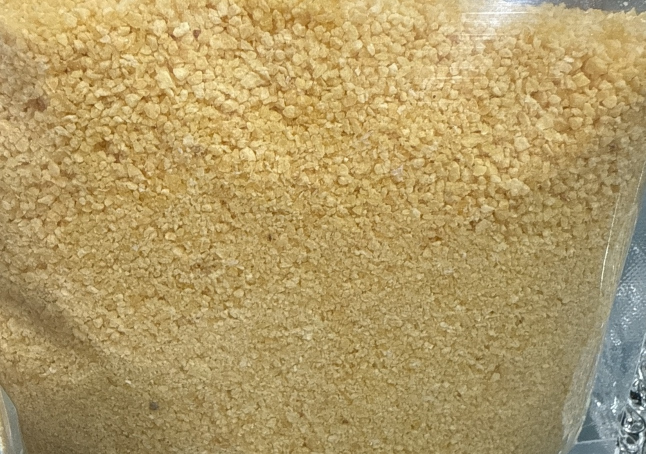
#> input picture assets/source/grao-mistos-milho.jpg, 1291 x 908 px, found by its file name (shown at 1/2 size)
$ python gerar-torroes.py
#> lines starting #> are read from the running program, lines starting #| are printed output that depends on the picture; after the words box and inside, x2 and y2 are one past the last pixel; in counts of white or black regions, pixels touching at a corner belong together
# Torrão FELUX: bola irregular com textura do grão real de milho, luz de estúdio e fundo claro.
from PIL import Image, ImageFilter, ImageEnhance
import numpy as np
from scipy import ndimage as ndi
TEX=Image.open('/home/user/felux-site/assets/source/grao-mistos-milho.jpg').convert('RGB')
#> TEX is the input picture: PIL image 1291x908 RGB; mean R, G, B 177.9, 155.4, 103.1
def make(name, seed, scale, rough, out):
#> called with name = 'finos', seed = 3, scale = 0.55, rough = 0.35
    rs=np.random.RandomState(seed)
    W,H=1200,675; S=2; w,h=W*S,H*S
    cx,cy,R=w*0.5,h*0.50,h*0.30
    Y,X=np.mgrid[0:h,0:w].astype(float)
    dx,dy=(X-cx)/R,(Y-cy)/R
    ang=np.arctan2(dy,dx); r=np.hypot(dx,dy)
    # contorno irregular (grumos)
    edge=np.ones_like(ang)
    for k,a in [(3,.035),(5,.03),(9,.022),(17,.016),(31,.012)]:
        edge+=a*rough*np.sin(k*ang+rs.uniform(0,6.3))
    nz=ndi.gaussian_filter(rs.rand(h//6,w//6),1.2); nz=(np.asarray(Image.fromarray((nz*255).astype(np.uint8)).resize((w,h),Image.BICUBIC))/255.-.5)
    edge+=nz*.06*rough
    inside=r<edge
    # esfera: normal e profundidade
    rr=np.clip(r/edge,0,1); z=np.sqrt(np.clip(1-rr**2,0,1))
    # textura do grão mapeada na esfera (distorção esférica)
    t=TEX.resize((int(TEX.width*scale),int(TEX.height*scale)),Image.LANCZOS)
    t=ImageEnhance.Color(t).enhance(1.25)
    ta=np.asarray(t).astype(float)
    k=1/(0.75+0.25*z)
    u=(dx*k*0.40+0.5)*(ta.shape[1]-1); v=(dy*k*0.40+0.5)*(ta.shape[0]-1)
    col=np.stack([ndi.map_coordinates(ta[...,c],[v,u],order=1,mode='mirror') for c in range(3)],-1)
    # cor mais amarela (milho)
    lumc=col.mean(2,keepdims=True); col=0.45*col+0.55*lumc  # menos saturado
    cream=np.array([246,218,148.]); col=cream*(0.92+(lumc-lumc.mean())/255*1.1)
    col=np.clip(col,0,255)
    # iluminação de cima à esquerda + oclusão nas bordas
    L=np.array([-.45,-.62,.64]); L/=np.linalg.norm(L)
    nxn=dx/np.maximum(edge,1e-6); nyn=dy/np.maximum(edge,1e-6)
    lam=np.clip(nxn*L[0]+nyn*L[1]+z*L[2],0,1)
    shade=0.74+0.36*lam
    shade*=0.82+0.18*z**0.5
    # detalhe de grumos (altura da textura vira relevo)
    lum=col.mean(2); rel=lum-ndi.gaussian_filter(lum,6)
    shade=shade*(1+rel/255*1.0)
    col=np.clip(col*shade[...,None],0,255)
    # fundo: cinza claro com leve gradiente
    bg=np.stack([np.full((h,w),float(v)) for v in (226,226,222)],-1)
    bg*= (1.04-0.10*(Y/h))[...,None]
    # sombra de contato
    sh=np.exp(-(((X-cx-R*0.08)/(R*1.05))**2+((Y-(cy+R*0.95))/(R*0.16))**2)*1.6)
    bg*=(1-0.45*sh)[...,None]
    m=ndi.gaussian_filter(inside.astype(float),1.2)[...,None]
    img=bg*(1-m)+col*m
    out_img=Image.fromarray(img.clip(0,255).astype(np.uint8)).resize((W,H),Image.LANCZOS).filter(ImageFilter.UnsharpMask(1.5,60,2))
    out_img.save(out,quality=88)
    return out_img
O='/home/user/felux-site/assets/scenes/'
ims=[make('finos',3,0.55,0.35,O+'torrao-finos.webp'),make('medios',7,0.9,0.6,O+'torrao-medios.webp'),make('mistos',11,0.75,1.0,O+'torrao-mistos.webp')]
#> call 2 of make, with name = 'medios', seed = 7, scale = 0.9, rough = 0.6
#> after the loop in make (call 2), `for k,a in [(3,.035),(5,.03),(9,.022),(17,.016),(31,.012)]:`:
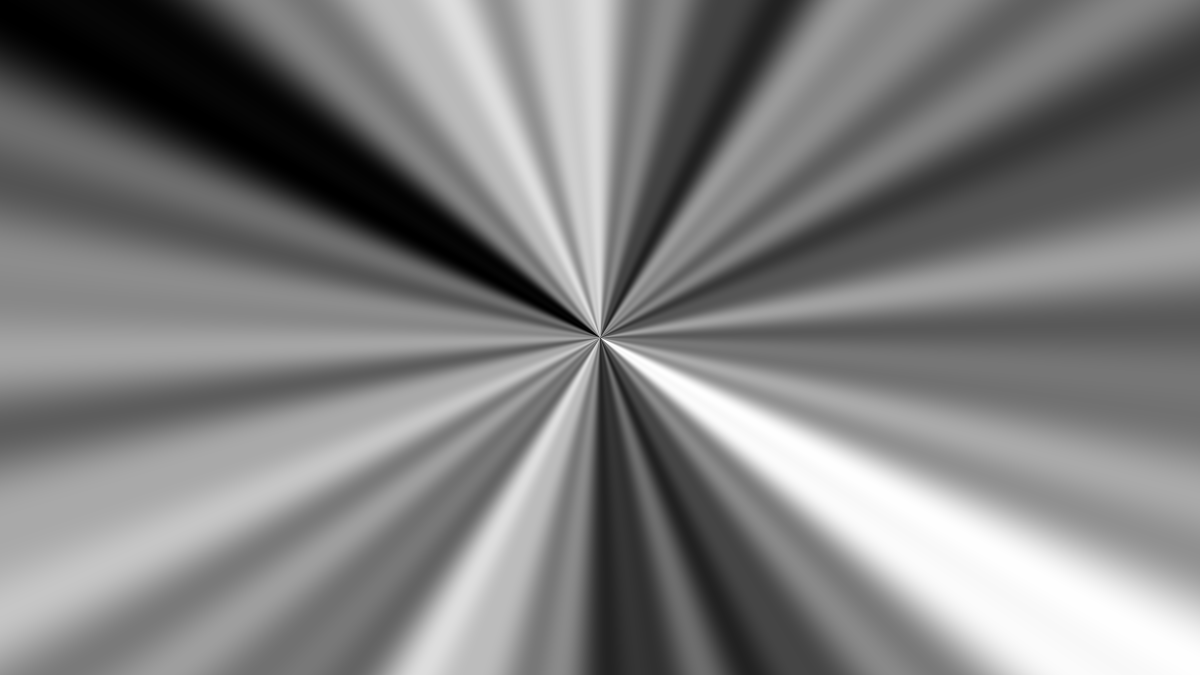
#> edge: shape (1350, 2400) float64 (shown at 1/2 size); min 0.947, max 1.05, mean 1; drawn with min black and max white
#> in make (call 2), `inside=r<edge`:
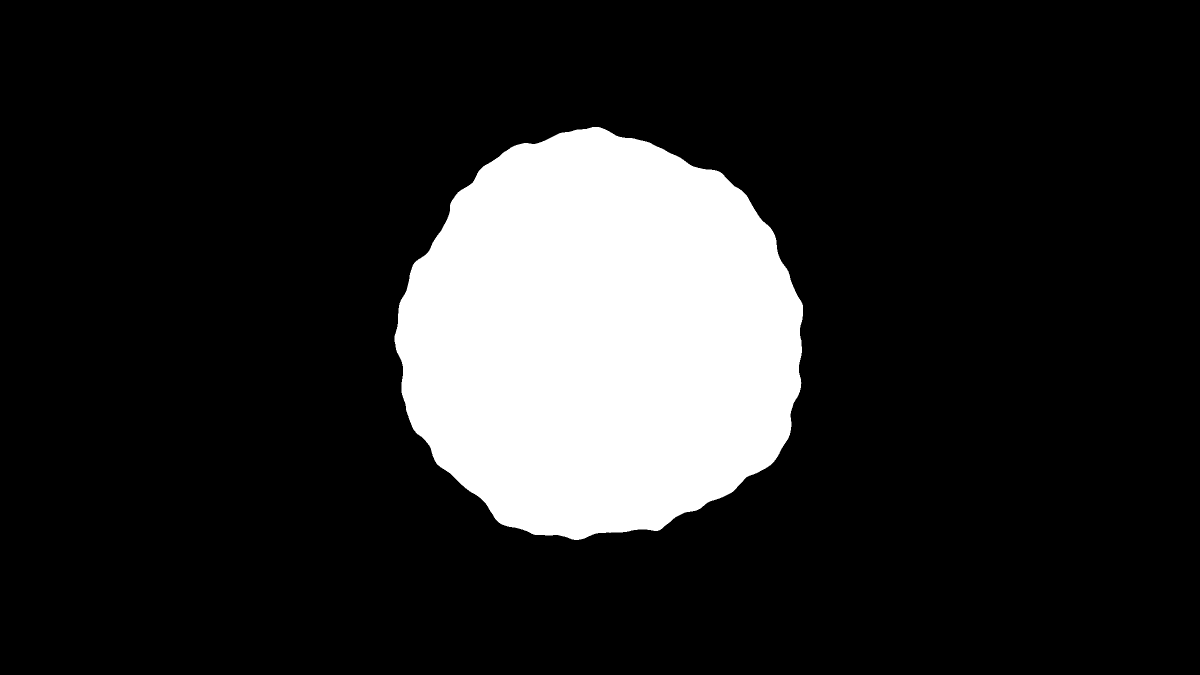
#> inside: shape (1350, 2400) bool (shown at 1/2 size); 15.9% white; 1 white region, box (x1, y1, x2, y2) and area: (789, 254, 1606, 1080) 515726
#> in make (call 2), `u = (dx * k * 0.4 + 0.5) * (ta.shape[1] - 1)`:
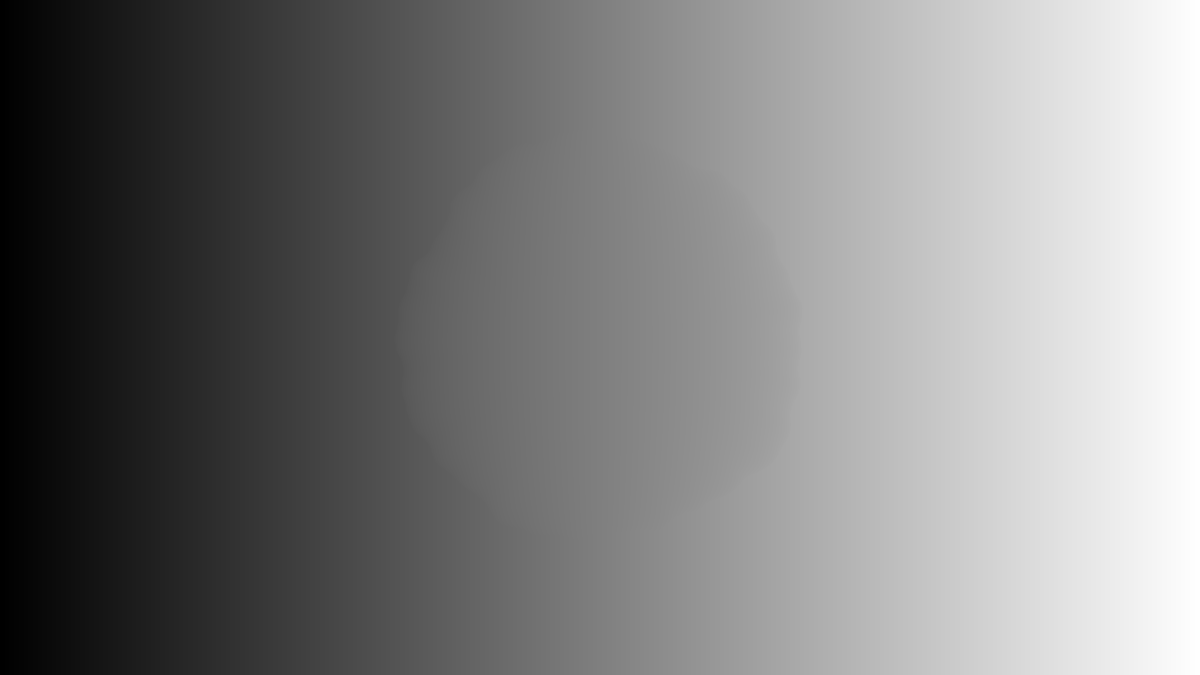
#> u: shape (1350, 2400) float64 (shown at 1/2 size); min -1253.1, max 2411.6, mean 579.2; drawn with min black and max white
#> in make (call 2), `v = (dy * k * 0.4 + 0.5) * (ta.shape[0] - 1)`:
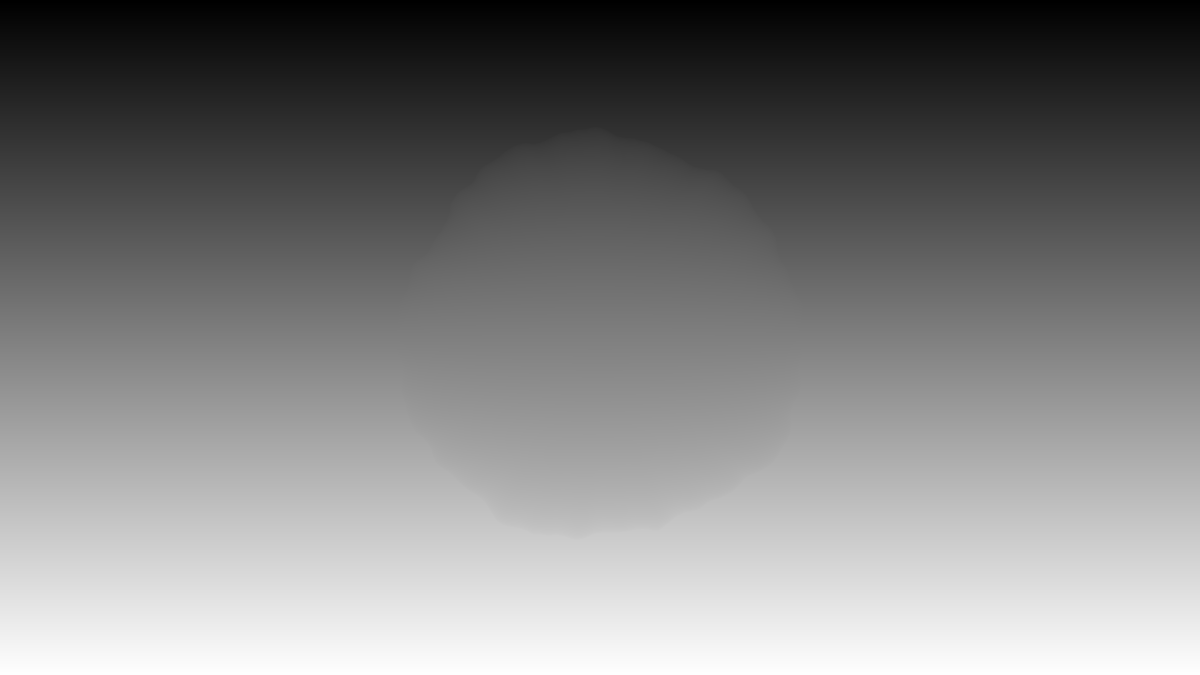
#> v: shape (1350, 2400) float64 (shown at 1/2 size); min -317.3, max 1132.3, mean 407.5; drawn with min black and max white
#> in make (call 2), `shade*=0.82+0.18*z**0.5`:
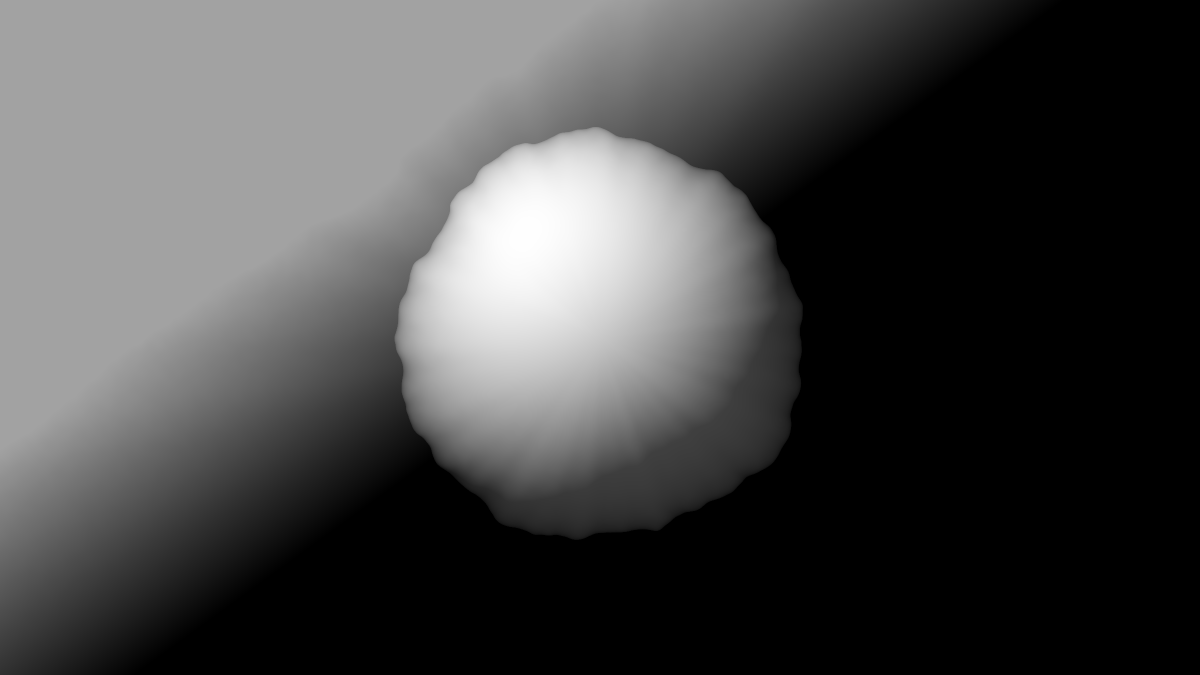
#> shade: shape (1350, 2400) float64 (shown at 1/2 size); min 0.607, max 1.07, mean 0.738; drawn with min black and max white
#> in make (call 2), `bg*=(1-0.45*sh)[...,None]`:
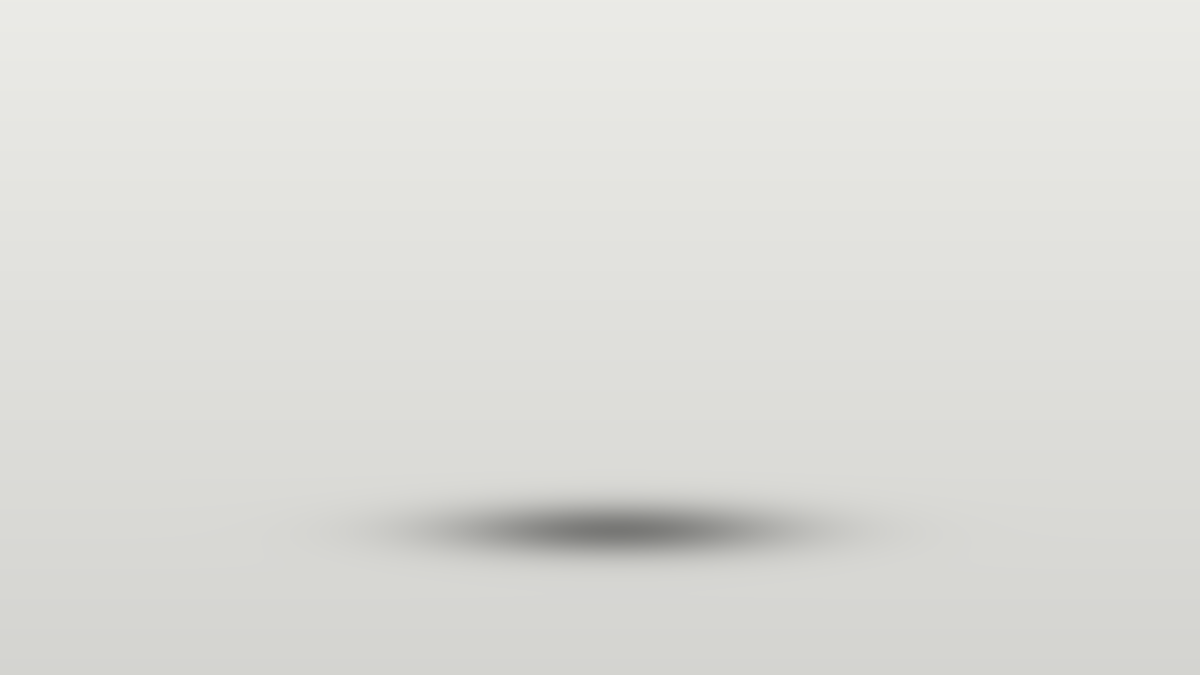
#> bg: shape (1350, 2400, 3) float64 (shown at 1/2 size); mean of channels 0, 1, 2 222.1, 222.1, 218.2; drawn as R, G, B
s=Image.new('RGB',(1200*3,675)); [s.paste(im,(1200*i,0)) for i,im in enumerate(ims)]; s.resize((1200,225)).save('clumps3.png')
